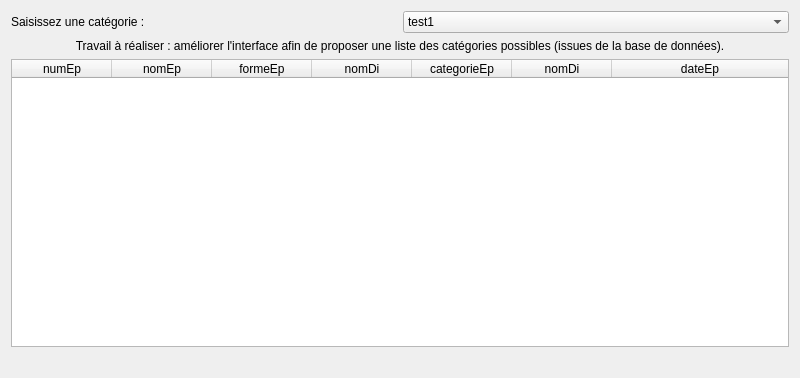
<?xml version="1.0" encoding="UTF-8"?>
<ui version="4.0">
 <class>fct_comp_2</class>
 <widget class="QDialog" name="fct_comp_2">
  <property name="geometry">
   <rect>
    <x>0</x>
    <y>0</y>
    <width>800</width>
    <height>378</height>
   </rect>
  </property>
  <property name="windowTitle">
   <string>Liste des épreuves d'une catégorie (version 2, catégories extraites de la BD)</string>
  </property>
  <layout class="QGridLayout" name="gridLayout">
   <item row="0" column="0">
    <layout class="QHBoxLayout" name="horizontalLayout">
     <item>
      <widget class="QLabel" name="labelEdit_fct_comp_2">
       <property name="text">
        <string>Saisissez une catégorie :</string>
       </property>
      </widget>
     </item>
     <item>
      <widget class="QComboBox" name="combBox_fct_comp_2">
       <item>
        <property name="text">
         <string>test1</string>
        </property>
       </item>
       <item>
        <property name="text">
         <string>test2</string>
        </property>
       </item>
      </widget>
     </item>
    </layout>
   </item>
   <item row="1" column="0">
    <widget class="QLabel" name="labelAFaire_fct_comp_2">
     <property name="text">
      <string>Travail à réaliser : améliorer l'interface afin de proposer une liste des catégories possibles (issues de la base de données).</string>
     </property>
     <property name="alignment">
      <set>Qt::AlignCenter</set>
     </property>
     <property name="wordWrap">
      <bool>true</bool>
     </property>
    </widget>
   </item>
   <item row="2" column="0">
    <widget class="QTableWidget" name="table_fct_comp_2">
     <attribute name="horizontalHeaderMinimumSectionSize">
      <number>50</number>
     </attribute>
     <attribute name="horizontalHeaderStretchLastSection">
      <bool>true</bool>
     </attribute>
     <attribute name="verticalHeaderVisible">
      <bool>false</bool>
     </attribute>
     <column>
      <property name="text">
       <string>numEp</string>
      </property>
     </column>
     <column>
      <property name="text">
       <string>nomEp</string>
      </property>
     </column>
     <column>
      <property name="text">
       <string>formeEp</string>
      </property>
     </column>
     <column>
      <property name="text">
       <string>nomDi</string>
      </property>
     </column>
     <column>
      <property name="text">
       <string>categorieEp</string>
      </property>
     </column>
     <column>
      <property name="text">
       <string>nomDi</string>
      </property>
     </column>
     <column>
      <property name="text">
       <string>dateEp</string>
      </property>
     </column>
    </widget>
   </item>
   <item row="3" column="0">
    <widget class="QLabel" name="label_fct_comp_2">
     <property name="text">
      <string/>
     </property>
     <property name="alignment">
      <set>Qt::AlignCenter</set>
     </property>
    </widget>
   </item>
  </layout>
 </widget>
 <resources/>
 <connections>
  <connection>
   <sender>combBox_fct_comp_2</sender>
   <signal>currentTextChanged(QString)</signal>
   <receiver>fct_comp_2</receiver>
   <slot>refreshResult()</slot>
   <hints>
    <hint type="sourcelabel">
     <x>428</x>
     <y>18</y>
    </hint>
    <hint type="destinationlabel">
     <x>437</x>
     <y>-5</y>
    </hint>
   </hints>
  </connection>
 </connections>
 <slots>
  <slot>refreshResult()</slot>
 </slots>
</ui>
